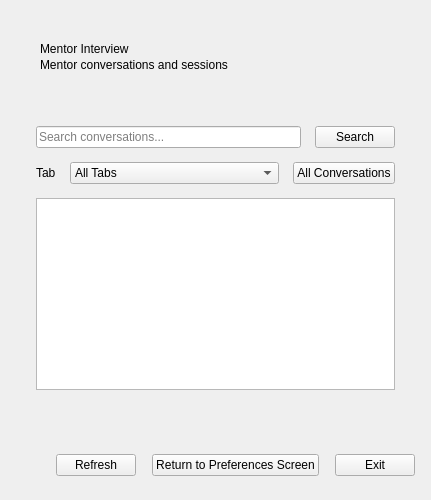
<?xml version="1.0" encoding="UTF-8"?>
<ui version="4.0">
 <class>MentorInterviewPage</class>
 <widget class="QWidget" name="pageRoot">
  <property name="windowTitle"><string>CRM Capstone - Mentor Interview</string></property>
  <layout class="QVBoxLayout" name="rootLayout">
   <property name="leftMargin"><number>16</number></property>
   <property name="topMargin"><number>24</number></property>
   <property name="rightMargin"><number>16</number></property>
   <property name="bottomMargin"><number>24</number></property>
   <property name="spacing"><number>16</number></property>
   <item>
    <widget class="QFrame" name="headerBar">
     <layout class="QVBoxLayout" name="headerLayout">
      <property name="leftMargin"><number>24</number></property>
      <property name="topMargin"><number>18</number></property>
      <property name="rightMargin"><number>24</number></property>
      <property name="bottomMargin"><number>18</number></property>
      <property name="spacing"><number>2</number></property>
      <item><widget class="QLabel" name="headerTitle"><property name="text"><string>Mentor Interview</string></property></widget></item>
      <item><widget class="QLabel" name="headerSub"><property name="text"><string>Mentor conversations and sessions</string></property></widget></item>
     </layout>
    </widget>
   </item>
   <item>
    <widget class="QFrame" name="card">
     <layout class="QVBoxLayout" name="cardLayout">
      <property name="leftMargin"><number>20</number></property>
      <property name="topMargin"><number>20</number></property>
      <property name="rightMargin"><number>20</number></property>
      <property name="bottomMargin"><number>20</number></property>
      <property name="spacing"><number>14</number></property>
      <item>
       <layout class="QHBoxLayout" name="searchRow">
        <item><widget class="QLineEdit" name="inputSearch"><property name="placeholderText"><string>Search conversations...</string></property></widget></item>
        <item><widget class="QPushButton" name="btnSearch"><property name="text"><string>Search</string></property></widget></item>
       </layout>
      </item>
      <item>
       <layout class="QHBoxLayout" name="filterRow" stretch="0,1,0">
        <item><widget class="QLabel" name="labelFilter"><property name="text"><string>Tab</string></property></widget></item>
        <item><widget class="QComboBox" name="comboTabs">
         <item><property name="text"><string>All Tabs</string></property></item>
        </widget></item>
        <item><widget class="QPushButton" name="btnAllConversations"><property name="text"><string>All Conversations</string></property></widget></item>
       </layout>
      </item>
      <item>
       <widget class="QTableWidget" name="tableConversations">
        <property name="alternatingRowColors"><bool>true</bool></property>
        <attribute name="horizontalHeaderStretchLastSection"><bool>false</bool></attribute>
        <attribute name="horizontalHeaderDefaultSectionSize"><number>150</number></attribute>
        <attribute name="horizontalHeaderMinimumSectionSize"><number>120</number></attribute>
        <attribute name="horizontalHeaderHighlightSections"><bool>false</bool></attribute>
        <attribute name="verticalHeaderVisible"><bool>false</bool></attribute>
       </widget>
      </item>
      <item><widget class="QLabel" name="labelMuted"><property name="text"><string></string></property></widget></item>
     </layout>
    </widget>
   </item>
   <item>
    <layout class="QHBoxLayout" name="footerRow">
     <item><spacer name="footerSpacer"><property name="orientation"><enum>Qt::Orientation::Horizontal</enum></property><property name="sizeHint" stdset="0"><size><width>40</width><height>20</height></size></property></spacer></item>
     <item><widget class="QPushButton" name="btnRefresh"><property name="text"><string>Refresh</string></property></widget></item>
     <item><widget class="QPushButton" name="btnReturn"><property name="text"><string>Return to Preferences Screen</string></property></widget></item>
     <item><widget class="QPushButton" name="btnExit"><property name="text"><string>Exit</string></property></widget></item>
    </layout>
   </item>
  </layout>
 </widget>
 <resources/>
 <connections/>
</ui>
